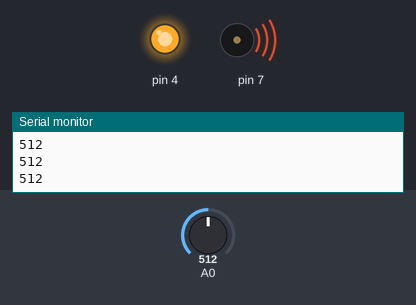
The sketch below on a simulated Arduino Uno, built with avr-gcc and run on an emulated ATmega328P. On the bench: output pins drawn as LEDs (lit = HIGH), buzzer (waves = sounding), the last lines printed to the serial monitor. The inputs (shaded band) are chosen by the test bench; at power-on: A0 = 512.

Above: at 1.2 s.
1.3 s: A0 set to 367
2.8 s: A0 set to 347
At 3.7 s:
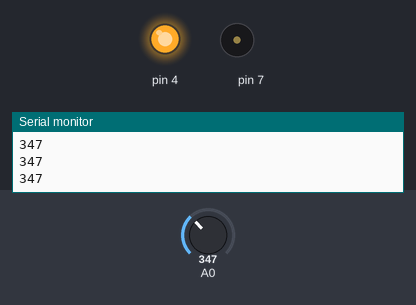
4.3 s: A0 set to 218
5.8 s: A0 set to 184
At 6.4 s:
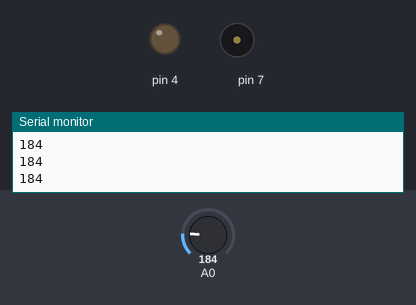
7.3 s: A0 set to 210
At 8.5 s:
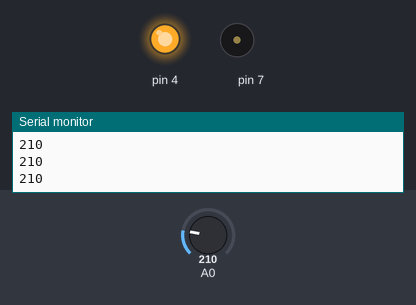
8.8 s: A0 set to 190
At 9.7 s:
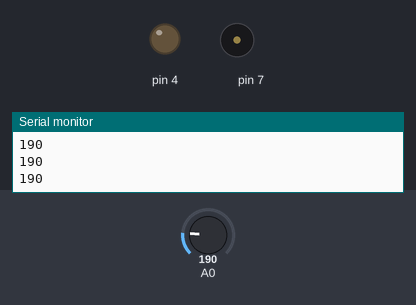
Timing chart, 0 to 11.3 s (numbered marks = the images above; inputs shaded):
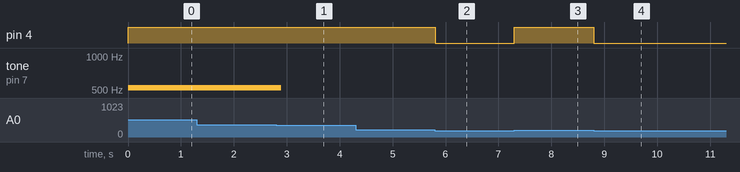

Measured:
- the behaviour switches between 355 and 354 on A0 (found by bisection; images 0 and 1)
- the behaviour switches between 200 and 199 on A0 (found by bisection; images 1 and 2)
- after the input at 2.8 s, tone on pin 7: 523 Hz → silent after 0.09 s
- after the input at 5.8 s, pin 4: HIGH → LOW at once
- after the input at 7.3 s, pin 4: LOW → HIGH at once
- after the input at 8.8 s, pin 4: HIGH → LOW at once

The sketch:

Gas_Detector.ino
```cpp
int gassensor = 0;

void setup()
{
  pinMode(A0, INPUT);
  Serial.begin(9600);
  pinMode(4, OUTPUT);
  pinMode(7, OUTPUT);
  pinMode(7, OUTPUT);
}

void loop()
{
  gassensor = analogRead(A0);
  Serial.println(gassensor);
  if (gassensor >= 200) {
    digitalWrite(4, HIGH);
  } else {
    digitalWrite(4, LOW);
  }
  if (gassensor >= 355) {
    tone(7, 523, 100); // play tone 60 (C5 = 523 Hz)
  } else {
    digitalWrite(7, LOW);
  }
  delay(10); // Delay a little bit to improve simulation performance
}
```
